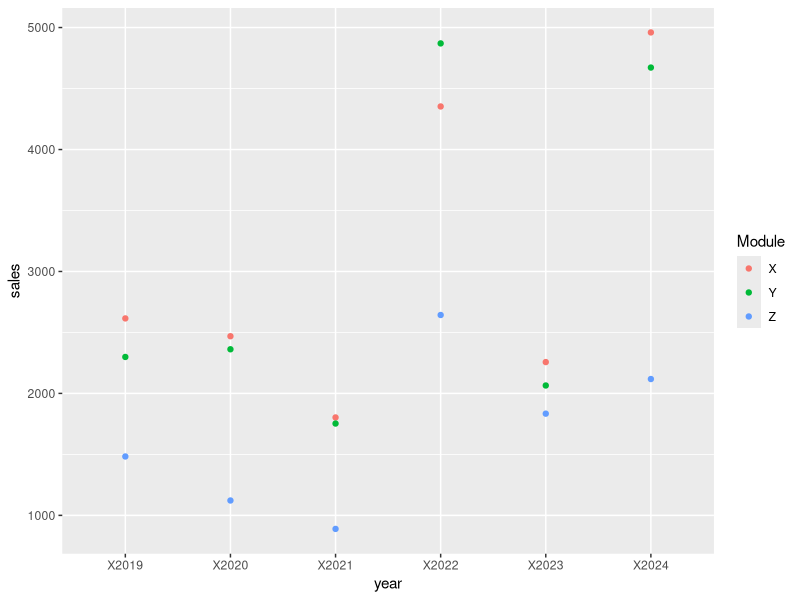
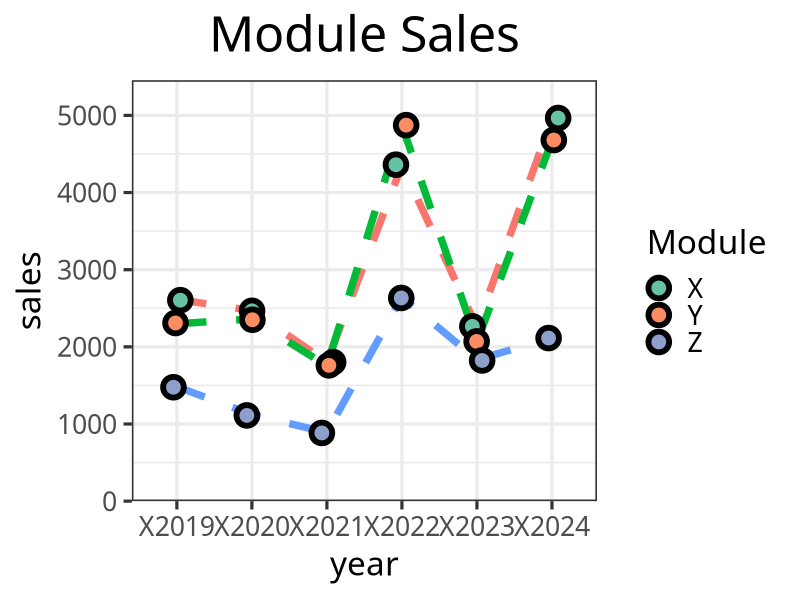

Write the R code that produced these figures, in order.
## ---- chunk 1
knitr::opts_chunk$set(echo = TRUE)
## ---- chunk 2
# 创建数据
ModuleSales <- data.frame(
	`2019` = c(2615, 2299, 1483),
	`2020` = c(2469, 2362, 1122),
	`2021` = c(1803, 1753, 889),
	`2022` = c(4353, 4870, 2643),
	`2023` = c(2257, 2065, 1834),
	`2024` = c(4960, 4672, 2118)
)
rownames(ModuleSales) <- c("X", "Y", "Z")
print(ModuleSales)
## ---- chunk 3
# 统计每种Module的销售情况
apply(ModuleSales, 1, summary)
# 统计每年的销售情况
apply(ModuleSales, 2, summary)
## ---- chunk 4
# ggplot(data = ModuleSales, aes(x = year, y = sales)) + geom_point()
## ---- chunk 5
# 加载tidyr包和dplyr包，dplyr包用可以用来进行多种方便的数据操作
# 此处用dplyr来将存储在rownames中的Module信息提取出来成为”Module“列
# 然后用tidyr包的gather函数将宽数据转换为长数据
library(dplyr)
library(tidyr)
# 使用dplyr中的mutate()将宽数据转换为长数据
ModuleSales_wide <- ModuleSales %>% mutate(Module = rownames(.)) 
print(ModuleSales_wide)
# 或者也可以直接将rownames提取出来，cbind能够将两个数据框合并，先出现的数据的列会在前
# 按照传入的数据的顺序，增加最终整个数据框的列数。
ModuleSales_wide <- cbind(Module = rownames(ModuleSales), ModuleSales)
print(ModuleSales_wide) # 两种方法都可以得到相同的结果
## ---- chunk 6
ModuleSales_long_wrong <- ModuleSales_wide %>% gather(key = "year", value = "sales")
print(head(ModuleSales_long_wrong, 9))
## ---- chunk 7
ModuleSales_long <- ModuleSales_wide %>% gather(key = "year", value = "sales", -Module) 
# -Module表示排除Module列，也可以使用-1表示排除第一列，或者用2:7表示只使用第2到第7列，可以得到同样的结果
print(head(ModuleSales_long, 9))
## ---- chunk 8
library(ggplot2)
ggplot(data = ModuleSales_long, aes(x = year, y = sales, color = Module)) +
  geom_point()
## ---- chunk 9
ggplot(data = ModuleSales_long, aes(x = year, y = sales, fill = Module)) +
	geom_line(aes(group = Module, color = Module), linetype = 2, linewidth = 2.5) +
	# 为了更好地展示销售量的变化趋势，我们使用geom_line()来连接点。需要注意的是，aes()中的group参数是必须的
	# 请注意，ggplot2的图像是一层层叠加的，因此先绘制线，再绘制点，可以使得点在线的上方
	geom_point(color = "black",
				shape = 21, # 21表示带外圈线的圆点
				stroke = 3, # 当图形有外圈线时，设置外圈线的粗细
				size = 5, # 设置点的大小
				position = position_jitter(width = 0.1, seed = "20241206") 
				# 为了避免点重叠，使用jitter。这里可以直接写`position = "jitter"
				# 而使用position_jitter()是因为可以进一步设置jitter的参数
				# width可以简单理解为抖动的幅度
				# 由于jitter是随机的，所以为了保证结果的可重复性，设置一个固定的seed
				) +
	ggtitle("Module Sales") +
	scale_y_continuous(limits = c(0, max(ModuleSales_long$sales) * 1.1), expand = c(0, 0)) +
	# 设置y轴的范围，expand = c(0, 0)表示不扩展范围。可以尝试去掉这个参数看看效果
	scale_fill_brewer(palette = "Set2") +
	# 选择一组比较美观的颜色，可以尝试不同的颜色方案。比如"Set1"、"Set3"等
	theme_bw(base_family = "Arial Bold", # theme_bw()是一种主题，可以尝试不同的主题。base_family是字体
				base_size = 24 # 设置基础大小，会同时影响如线的粗细、文字大小等。
			) +
	theme(
		plot.title = element_text(size = 36, hjust = 0.5), # 设置标题的大小和位置
		legend.position = "right", # 设置图例的位置
		)
## ---- chunk 10
# 使用spread()函数将长数据转换为宽数据
ModuleSales_wide_recover <- ModuleSales_long %>% spread(key = "year", value = "sales")
print(ModuleSales_wide_recover)
# 如果要方便统计行的数据，可以将Module列设置为rownames
rownames(ModuleSales_wide_recover) <- ModuleSales_wide_recover$Module
ModuleSales_wide_recover <- ModuleSales_wide_recover[, -1]
print(ModuleSales_wide_recover)
